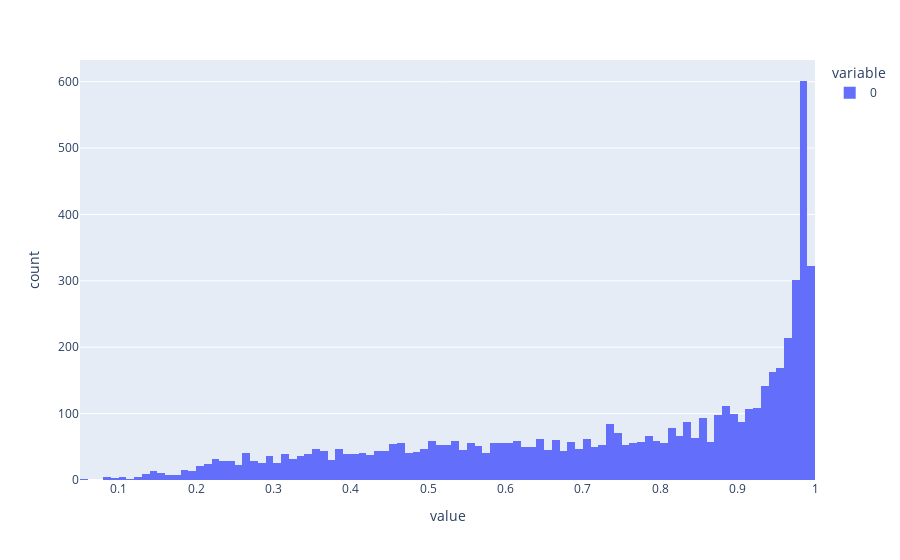

Notebook code cell kept with this figure:
### Code cell
import plotly.express as px

res = model.predict(meta_features_test)
pred_label = (res > 0.5).astype(int)

fig = px.histogram(res, nbins=100)
fig.show()

### Figure 1 — Plotly figure (JSON) as saved in the notebook; plotly's stock layout.template omitted (floating-point values rounded to 4 significant figures; data arrays with more than 128 entries replaced by an {"elided": "..."} marker saying what was removed)
{"data": [{"bingroup": "x", "hovertemplate": "variable=0<br>value=%{x}<br>count=%{y}<extra></extra>", "legendgroup": "0", "marker": {"color": "#636efa", "pattern": {"shape": ""}}, "name": "0", "nbinsx": 100, "orientation": "v", "showlegend": true, "type": "histogram", "x": {"elided": "5890 float values"}, "xaxis": "x", "yaxis": "y"}], "layout": {"barmode": "relative", "legend": {"title": {"text": "variable"}, "tracegroupgap": 0}, "margin": {"t": 60}, "xaxis": {"anchor": "y", "domain": [0, 1], "title": {"text": "value"}}, "yaxis": {"anchor": "x", "domain": [0, 1], "title": {"text": "count"}}}}
